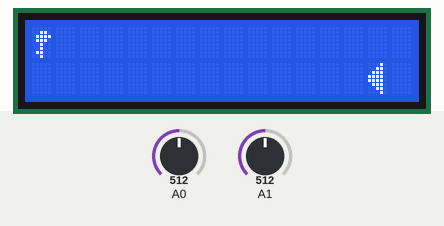
Bench run of a sketch on a simulated Arduino Uno, built with avr-gcc and run on an emulated ATmega328P. Shown: 16×2 character LCD. Inputs (shaded band) come from the test bench; at power-on: A0 = 512, A1 = 512. Random numbers use the default seed unless the sketch sets one.

Above: at 1.2 s.
1.3 s: A0 set to 501
At 2.5 s:
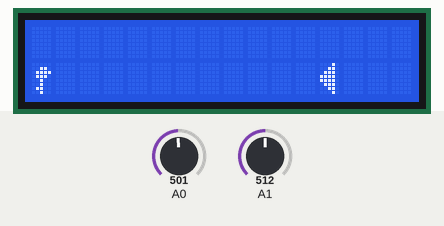
4.3 s: A1 set to 1010
6.3 s: A1 set to 1023
At 7.4 s:
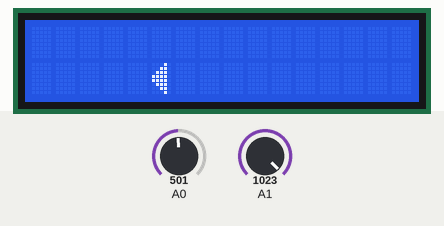
9.3 s: A0 set to 716
12.3 s: A0 set to 511
At 14.1 s:
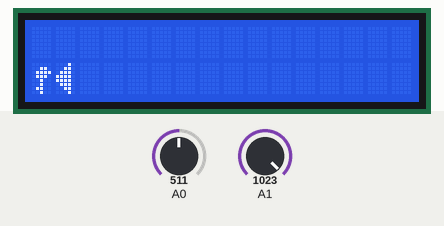
15.3 s: A1 set to 900
At 23.0 s:
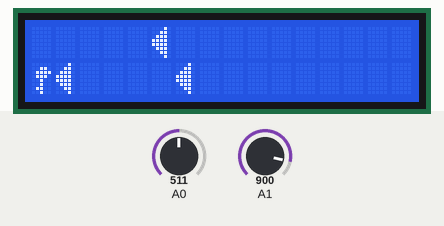
Timing chart, 0 to 24.5 s (numbered marks = the images above; inputs shaded):
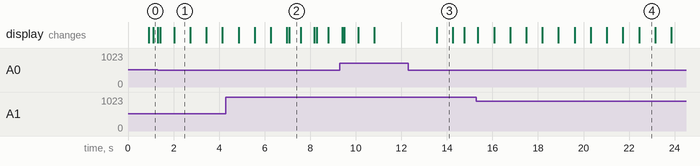

The sketch:

Game.ino
```cpp
#include <Wire.h>
#include <LiquidCrystal_I2C.h>

// Set the LCD address to 0x27 in PCF8574 by NXP and Set to 0x3F in PCF8574A by Ti
LiquidCrystal_I2C l1(0x27, 4, 20);

byte customChar[] = {
  B00010,
  B00110,
  B01110,
  B11110,
  B11110,
  B01110,
  B00110,
  B00010
};
byte customChar1[] = {
  B00000,
  B00110,
  B01111,
  B01110,
  B00100,
  B00100,
  B01100,
  B00100
};
int m,n,x,y,X,Y,h,c,i=400;
byte z=0,k,b,counter=0;
int v=19;
void setup() {
  pinMode(A0,INPUT);
  pinMode(A1,INPUT);
  l1.init();
  l1.backlight();
  l1.createChar(0, customChar);
l1.createChar(1, customChar1);
l1.clear();
l1.home();
l1.write(1);
randomSeed(0);
l1.setCursor(19,h);
l1.write(0);
Serial.begin(9600);


}

void loop() {
x=analogRead(A1);
y=analogRead(A0);
X=map(x,0,1023,1,-1);
Y=map(y,0,1023,1,-1);
if (i%6==1){
h=random(4);
}
//1.rightToLeft();

l1.setCursor(v,h);
l1.write(0);
l1.setCursor(v+1,h);
l1.print(" ");
delay(100);

if(X)
{if(X==1){m++; l1.setCursor(m-1,n); l1.print(" "); l1.setCursor(m,n);  l1.write(1); delay(500); if(m>=19) m=19; }
 else if  (X==-1){m--;  l1.setCursor(m+1,n); l1.print(" "); l1.setCursor(m,n);  l1.write(1); delay(500); if(m<=0) m=0;}
}
if(Y)
{if(Y==1){n++; l1.setCursor(m,n-1); l1.print(" "); l1.setCursor(m,n);  l1.write(1); delay(500); if(n>=3) n=3;}
 else if  (Y==-1){n--;  l1.setCursor(m,n+1); l1.print(" "); l1.setCursor(m,n);  l1.write(1); delay(500);if(n<=0) n=0; }
}
i++;
v=v-1;
delay(100);
//Serial.println(v);
if (v==1)
{

l1.setCursor(v,h);

b=h;

l1.write(0);
z=1;

}
if(z){
if(m==1&&n==b)
{
  counter=counter+1;
  Serial.println(counter);
delay(100);
z=0;}

}
  if( m==v&&n==h )
{
 counter =0;
Serial.println("Game over");}

if(!v) v=19;
}
```

Measured:
- the behaviour switches between 512 and 511 on A0 (found by bisection; images 0 and 1)
- what the display in image 1 shows lasts 0.7 s, from 2.0 s to 2.7 s
- what the display in image 2 shows lasts 0.5 s, from 7.1 s to 7.6 s
